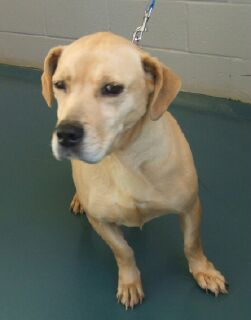
#> input picture DL-sentdex/kagglecatsanddogs_5340/Dog/10143.jpg, 251 x 320 px
$ python '2_save_on_your_own_data_for dl.py'
#> lines starting #> are read from the running program, lines starting #| are printed output that depends on the picture
import numpy as np
import matplotlib.pyplot as plt
import os
import cv2
from tqdm import tqdm

DATADIR = "kagglecatsanddogs_5340/"

CATEGORIES = ["Dog", "Cat"]

for category in CATEGORIES:  # do dogs and cats
    path = os.path.join(DATADIR,category)  # create path to dogs and cats
    for img in os.listdir(path):  # iterate over each image per dogs and cats
        img_array = cv2.imread(os.path.join(path,img), cv2.IMREAD_GRAYSCALE)  # convert to array
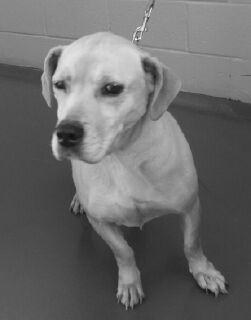
#> img_array: shape (320, 251); min 14, max 243, mean 107.4
        plt.imshow(img_array, cmap='gray')  # graph it
        plt.show()  # display!

        break  # we just want one for now so break
    break  #...and one more!

# ================================

print(img_array)
#> (printed output is left out)
print(img_array.shape)
#| (320, 251)

# ================================

# IMG_SIZE = 50
IMG_SIZE = 100

new_array = cv2.resize(img_array, (IMG_SIZE, IMG_SIZE))
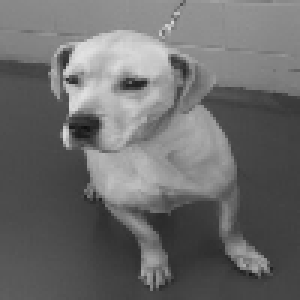
#> new_array: shape (100, 100) (shown 3 times larger); min 15, max 225, mean 107.3
plt.imshow(new_array, cmap='gray')
plt.show()

# ================================
# ================================

training_data = []

def create_training_data():
    for category in CATEGORIES:  # do dogs and cats

        path = os.path.join(DATADIR,category)  # create path to dogs and cats
        class_num = CATEGORIES.index(category)  # get the classification  (0 or a 1). 0=dog 1=cat

        for img in tqdm(os.listdir(path)):  # iterate over each image per dogs and cats
            try:
                img_array = cv2.imread(os.path.join(path,img) ,cv2.IMREAD_GRAYSCALE)  # convert to array
                new_array = cv2.resize(img_array, (IMG_SIZE, IMG_SIZE))  # resize to normalize data size
                training_data.append([new_array, class_num])  # add this to our training_data
            except Exception as e:  # in the interest in keeping the output clean...
                pass
#> pass 2 of the loop in create_training_data, `for category in CATEGORIES:`:
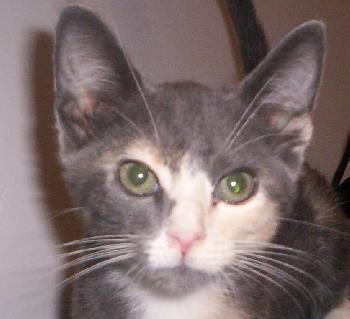
#> input picture DL-sentdex/kagglecatsanddogs_5340/Cat/10179.jpg, 350 x 319 px
#> in create_training_data, `img_array = cv2.imread(os.path.join(path,img) ,cv2.IMREAD_GRAYSCALE)`:
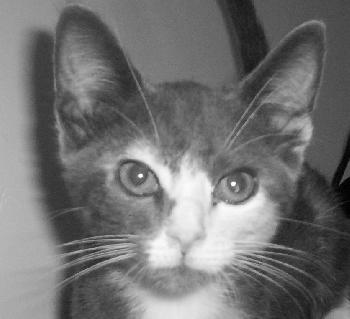
#> img_array: shape (319, 350); min 0, max 255, mean 114.7
#> in create_training_data, `new_array = cv2.resize(img_array, (IMG_SIZE, IMG_SIZE))`:
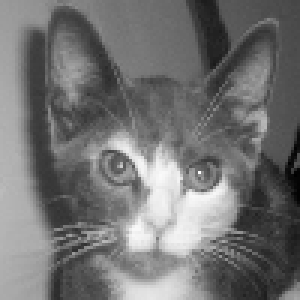
#> new_array: shape (100, 100) (shown 3 times larger); min 0, max 250, mean 114.5
            # [4 lines of commented-out code are left out]

create_training_data()

print(len(training_data))
#| 2

# ================================

import random

random.shuffle(training_data)

for sample in training_data[:10]:
    print(sample[1])
#> this loop made 2 passes
#| 0
#| 1

# ================================

X = []
y = []

for features,label in training_data:
    X.append(features)
    y.append(label)
#> this loop made 2 passes
#> label on passes 1 to 2: 0, 1
#> after the loop, X = 2 items; y = [0, 1]

print(X[0].reshape(-1, IMG_SIZE, IMG_SIZE, 1))
#> (printed output is left out)

X = np.array(X).reshape(-1, IMG_SIZE, IMG_SIZE, 1)

# ================================

import pickle

pickle_out = open("X.pickle","wb")
pickle.dump(X, pickle_out)
pickle_out.close()

pickle_out = open("y.pickle","wb")
pickle.dump(y, pickle_out)
pickle_out.close()

# ================================

pickle_in = open("X.pickle","rb")
X = pickle.load(pickle_in)

pickle_in = open("y.pickle","rb")
y = pickle.load(pickle_in)

# ================================
